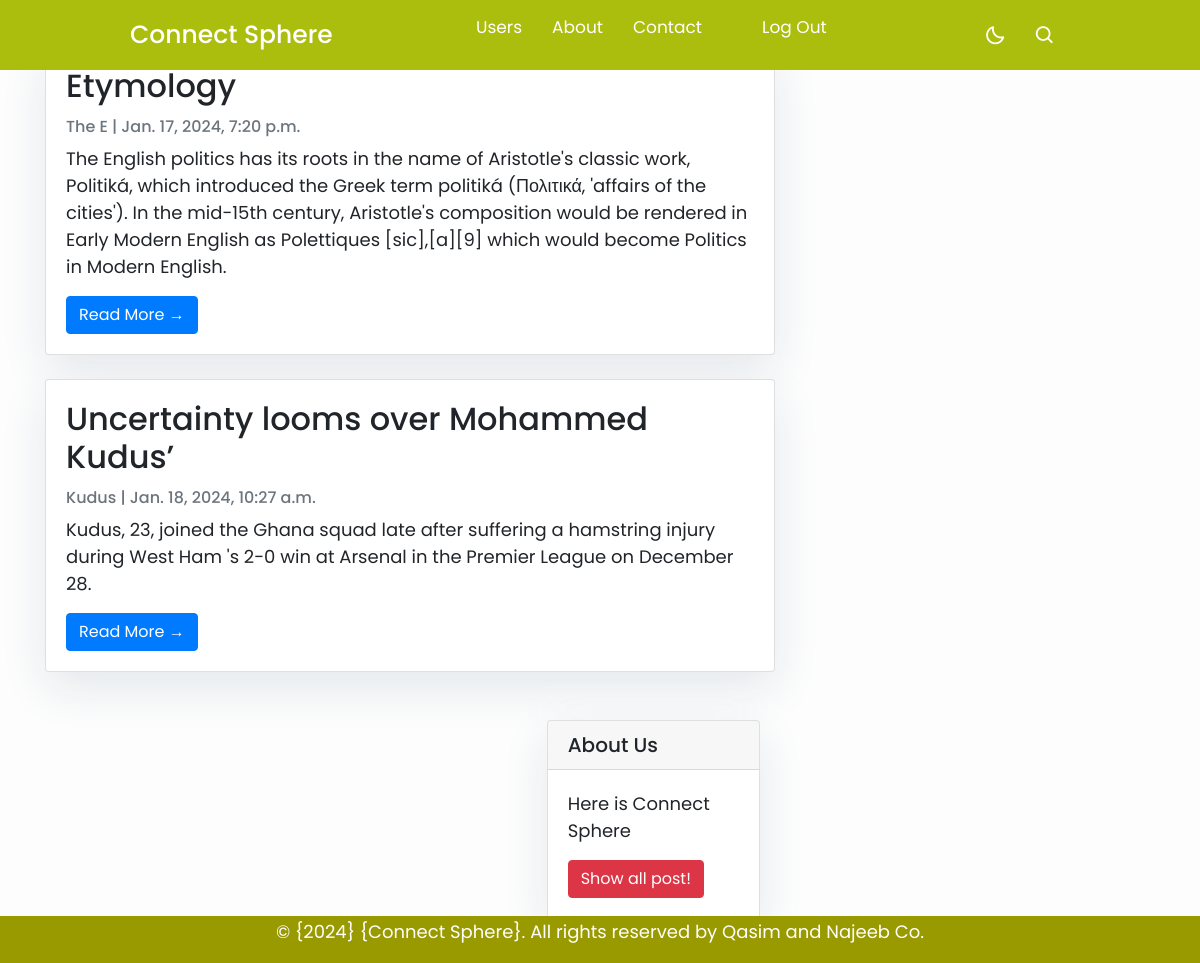
/posts/List_Post/ (signed in), run on an earlier commit of the app's database.
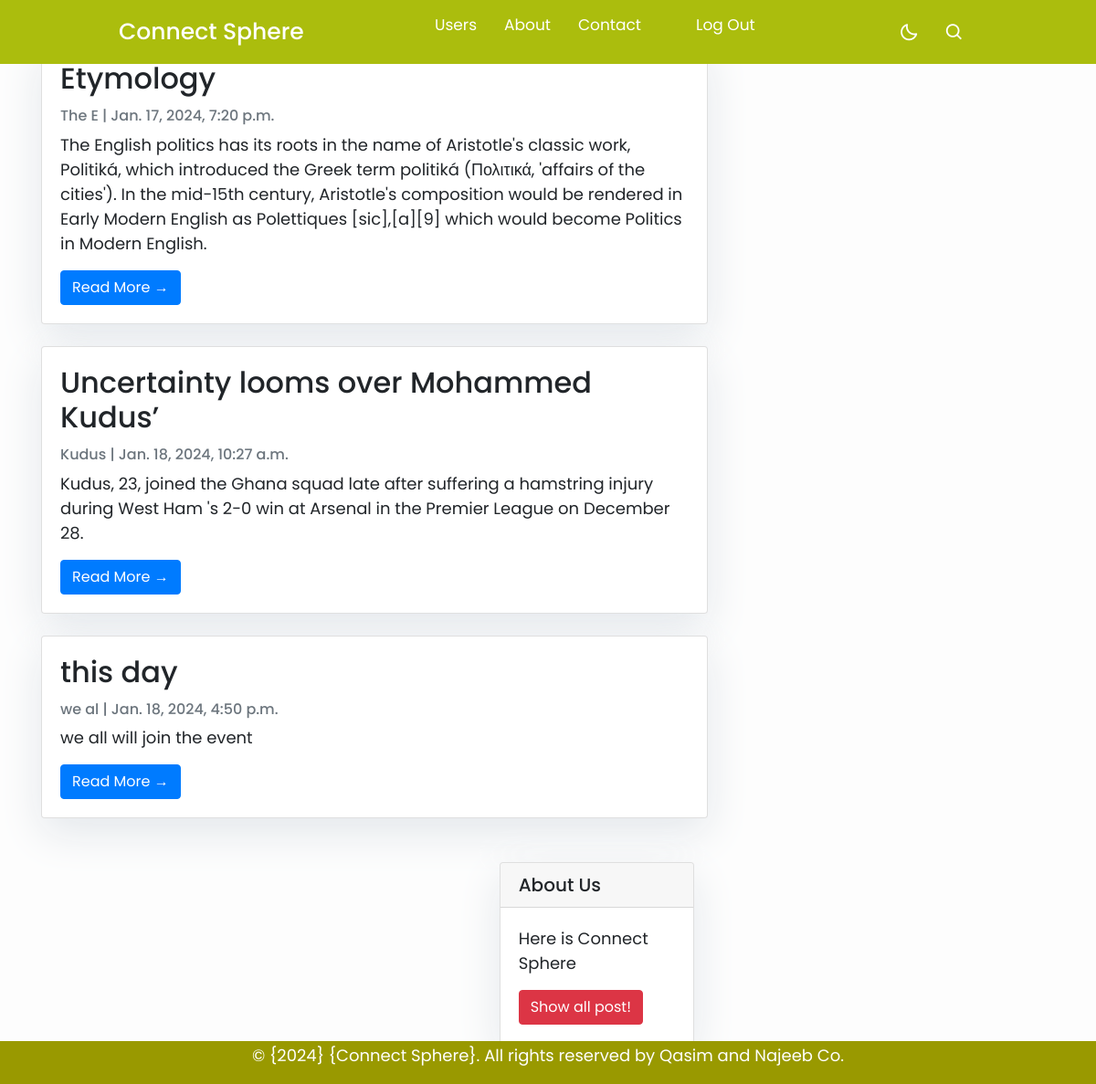
And on a later commit of the database.
### posts/models.py (models this page shows, shortened)
class Post(models.Model):
    title        = models.CharField(max_length=255)
    content      = models.TextField()
    like         = models.ManyToManyField(User, related_name='likes', blank= True, null= True)
    shared_user  = models.ForeignKey(User, on_delete=models.CASCADE, null= True)
    created_on   = models.DateTimeField(default=timezone.now)
    shared_on    = models.DateTimeField(default=timezone.now)
    image        = models.ImageField(upload_to='post_pic', blank=True, null=True)
    is_private   = models.BooleanField(default= False)

### posts/views.py (the view)
# urls.py: path('List_Post/', List_Post.as_view(), name= 'List_Post'),
class List_Post(LoginRequiredMixin,ListView):
    model = Post
    template_name = 'posts/List_post.html'

### posts/templates/posts/List_post.html (shortened to what this page needs)
{% extends "base.html" %}
{% block content %}
<div class="container">
    <div class="row">
        <div class="col-md-8 mt-3 left">
            {% for object in object_list  %}
            <div class="card mb-4">
                <div class="card-body">
                    <h2 class="card-title">{{object.title}}</h2>
                    <p class="card-text text-muted h6">{{object.content|slice:":5" }} | {{object.created_on}} </p>
                    <p class="card-text">{{object.content }}</p>
                    <a href="{% url 'posts:post_detail' object.id %}" class="btn btn-primary">Read More &rarr;</a>
                </div>
            </div>
            {% endfor %}
        {% block sidebar %} {% include 'sidebar.html' %} {% endblock sidebar %}
    </div>
</div>
{%endblock%}

### templates/base.html (shortened to what this page needs)
{% load static %}
<!DOCTYPE html>
<html lang="en">
<head>
    <link rel="stylesheet" href="https://maxcdn.bootstrapcdn.com/bootstrap/4.0.0/css/bootstrap.min.css"
 />
    <link rel="stylesheet" href="{% static 'css/footer.css' %}">
    <link rel="stylesheet" href="{% static 'css/navbar.css' %}">
    <link href='https://unpkg.com/boxicons@2.1.1/css/boxicons.min.css' rel='stylesheet'>
</head>
<body>
    <header>
        <nav>
            <div class="nav-bar">
                <span class="logo navLogo"><a href="#">Connect Sphere</a></span>
                <div class="menu">
                    <ul class="nav-links">
                        <li><a href="#">Users</a></li>
                        <li><a href="#">About</a></li>
                        <li><a href="#">Contact</a></li>
                        <li><a href="#"></a></li>
                        <li><a href="#">Log Out</a></li>
                    </ul>
                </div>
                <div class="darkLight-searchBox">
                    <div class="dark-light">
                        <i class='bx bx-moon moon'></i>
                    </div>
                    <div class="searchBox">
                       <div class="searchToggle">
                        <i class='bx bx-search search'></i>
                       </div>
                    </div>
                </div>
            </div>
        </nav>
    </header>
    <main>
        {% block content %}{% endblock %}
    </main>
    <footer>
        <p>&copy; {2024} {Connect Sphere}. All rights reserved by Qasim and Najeeb Co.
    </footer>
</body>
</html>

### templates/sidebar.html (shortened to what this page needs)
{% block sidebar %}
<div class="col-md-4 float-right ">
<div class="card my-4">
        <h5 class="card-header">About Us</h5>
    <div class="card-body">
        <p class="card-text"> Here is Connect Sphere</p>
        <a href="http://127.0.0.1:8000/posts/List_Post/"
           class="btn btn-danger">Show all post!</a>
    </div>
</div>
</div>
{% endblock sidebar %}

### static/css/footer.css (style rules this page uses)
body { margin: 0; padding: 0; font-family: Arial, sans-serif; min-height: 100vh; display: flex; flex-direction: column; }
header { background-color: rgb(153, 153, 0); color: rgb(255, 255, 255); padding: 5px; text-align: center; width: 100%; }
main { flex: 1; padding: 20px; }
footer { background-color: rgb(153, 153, 0); color: rgb(255, 255, 255); padding: 2px; text-align: center; position: fixed; bottom: 0; width: 100%; }

### static/css/navbar.css (style rules this page uses)
* { margin: 0; padding: 0; box-sizing: border-box; font-family: 'Poppins', sans-serif; transition: all 0.4s ease;; }
:root { --body-color: #E4E9F7; --nav-color: rgb(171, 189, 13); --side-nav: #010718; --text-color: #FFF; --search-bar: #F2F2F2; --search-text: #010718; }
body { height: 100vh; background-color: var(--body-color); }
nav { position: fixed; top: 0; left: 0; height: 70px; width: 100%; background-color: var(--nav-color); z-index: 100; }
nav .nav-bar { position: relative; height: 100%; max-width: 1000px; width: 100%; background-color: var(--nav-color); margin: 0 auto; padding: 0 30px; display: flex; align-items: center; justify-content: space-between; }
nav .nav-bar .logo a { font-size: 25px; font-weight: 500; color: var(--text-color); text-decoration: none; }
.nav-bar .nav-links { display: flex; align-items: center; }
.nav-bar .nav-links li { margin: 0 5px; list-style: none; }
.nav-links li a { position: relative; font-size: 17px; font-weight: 400; color: var(--text-color); text-decoration: none; padding: 10px; }
.nav-links li a::before { content: ''; position: absolute; left: 50%; bottom: 0; transform: translateX(-50%); height: 6px; width: 6px; border-radius: 50%; background-color: var(--text-color); opacity: 0; transition: all 0.3s ease; }
.nav-bar .darkLight-searchBox { display: flex; align-items: center; }
.darkLight-searchBox .dark-light, .darkLight-searchBox .searchToggle { height: 40px; width: 40px; display: flex; align-items: center; justify-content: center; margin: 0 5px; }
.dark-light i, .searchToggle i { position: absolute; color: var(--text-color); font-size: 22px; cursor: pointer; transition: all 0.3s ease; }
.searchBox { position: relative; }

### posts/templates/posts/List_post.html (style rules this page uses)
body { font-family: "Roboto", sans-serif; font-size: 18px; background-color: #fdfdfd; background-image: url('https://img.freepik.com/premium-photo/closeup-seascape-surface-blue-sea-water-with-small-ripple-waves_127089-25489.jpg'); background-repeat: no-repeat; background-size: cover; background-attachment: fixed; background-position: center; }
.card { box-shadow: 0 16px 48px #E3E7EB; }

### templates/sidebar.html (style rules this page uses)
.card { box-shadow: 0 16px 48px #E3E7EB; }

What changed in the data, as far as the page shows it:
added Post: title "this day", content "we al", created_on "Jan. 18, 2024, 4:50 p.m.", content "we all will join the event"
